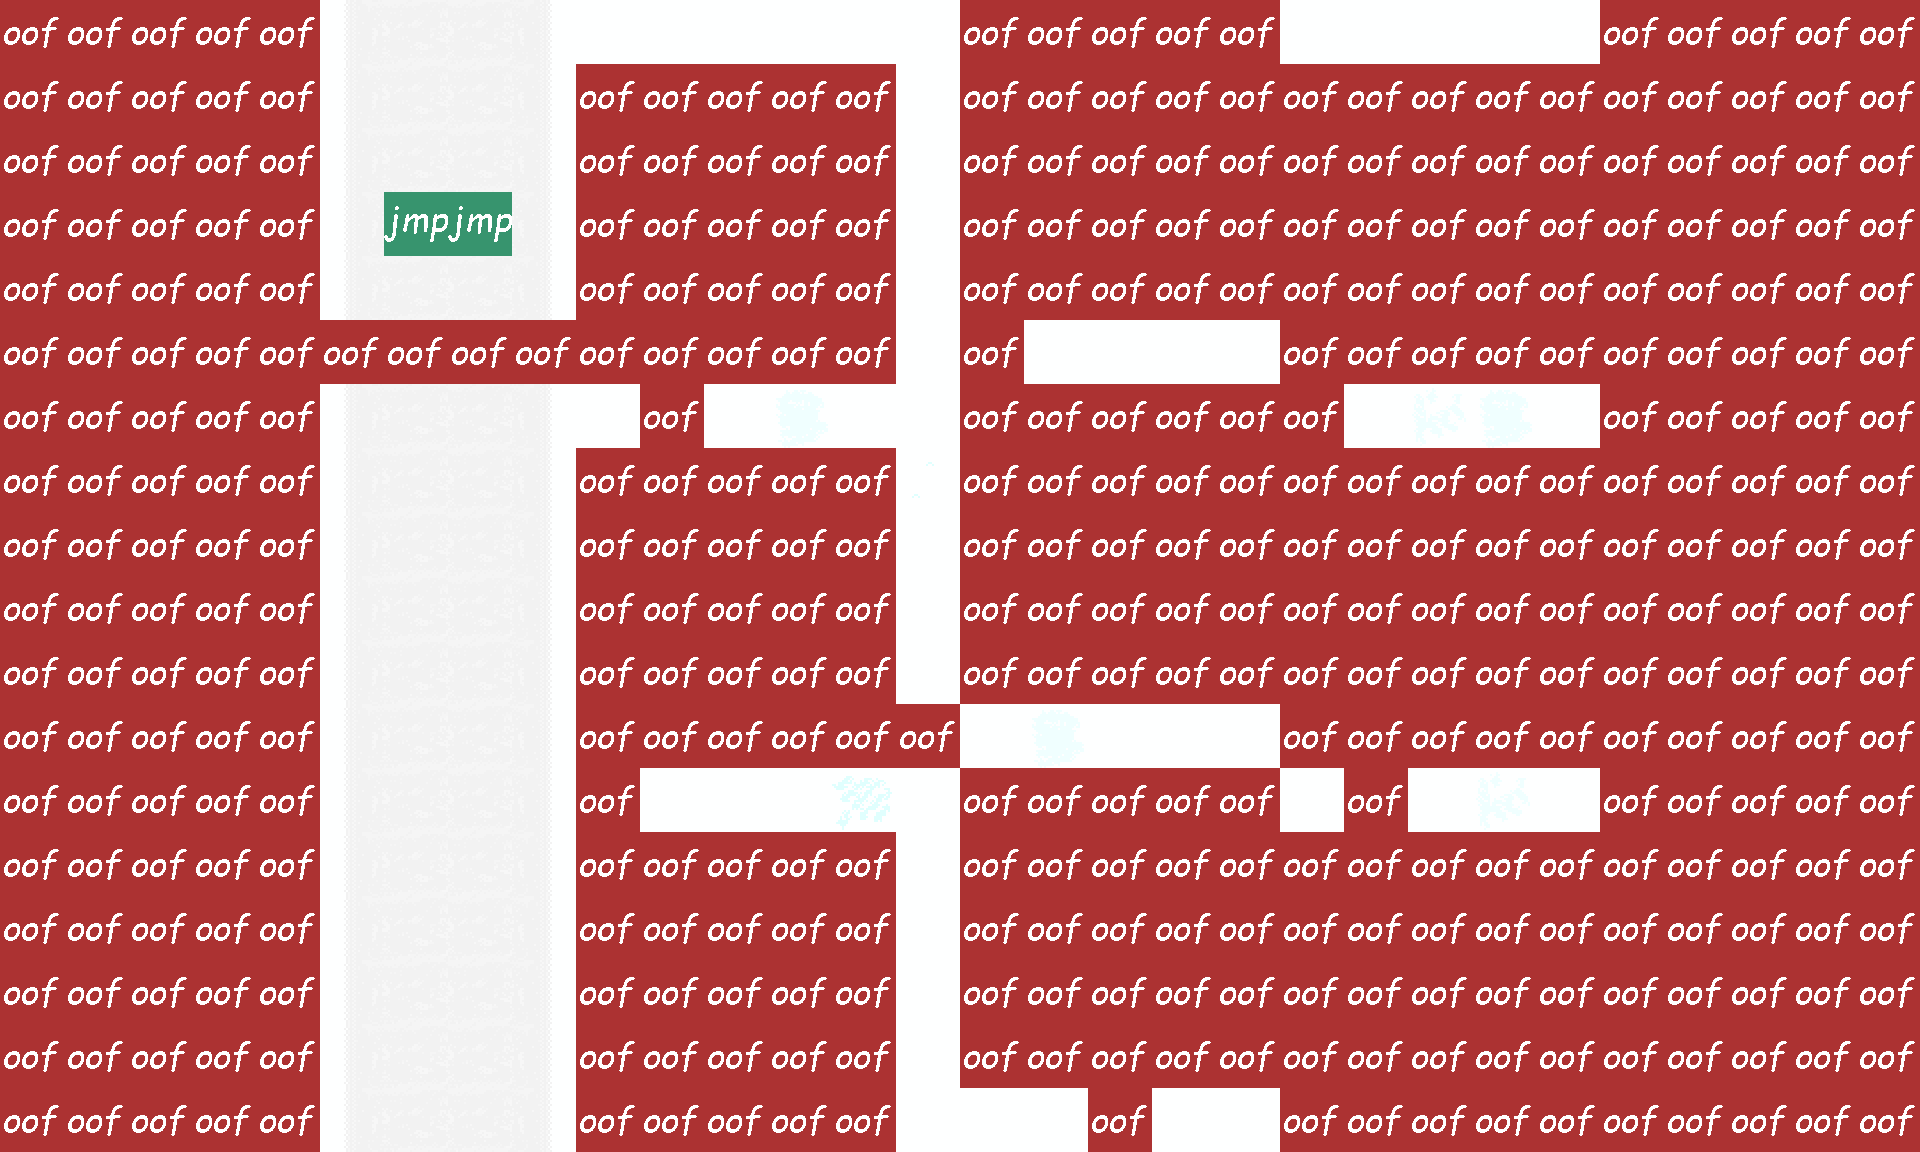

A level layout from a 2D game, rendered from its tile map. Below: a short description, then the map file with tile-grid data replaced by summaries:
An orthogonal 30x18 tile map with 64x64 px tiles, 4 tile layers (Snow, Background - LL, Object, Special), 8 hidden layers not drawn, 2 tilesets.

<map version="1.9" tiledversion="1.9.2" orientation="orthogonal" renderorder="right-down" width="30" height="18" tilewidth="64" tileheight="64" infinite="0" nextlayerid="13" nextobjectid="1">
 <tileset firstgid="1" source="Tilesets/SpecialTileset.tsx" />
 <tileset firstgid="5" source="Tilesets/BackgroundTileset.tsx" />
 <layer id="6" name="Snow" width="30" height="18">
  <data>[540 cells, 540 non-empty, 5 distinct tile ids]</data>
 </layer>
 <layer id="8" name="Background - RL" width="30" height="18" visible="0">
  <data>[540 cells, 104 non-empty, 7 distinct tile ids]</data>
 </layer>
 <layer id="12" name="Background - RC" width="30" height="18" visible="0">
  <data>[540 cells, 88 non-empty, 7 distinct tile ids]</data>
 </layer>
 <layer id="4" name="Background - RR" width="30" height="18" visible="0">
  <data>[540 cells, 72 non-empty, 3 distinct tile ids]</data>
 </layer>
 <layer id="10" name="Background - LR" width="30" height="18" visible="0">
  <data>[540 cells, 104 non-empty, 9 distinct tile ids]</data>
 </layer>
 <layer id="11" name="Background - LC" width="30" height="18" visible="0">
  <data>[540 cells, 88 non-empty, 9 distinct tile ids]</data>
 </layer>
 <layer id="5" name="Background - LL" width="30" height="18">
  <data>[540 cells, 72 non-empty, 3 distinct tile ids]</data>
 </layer>
 <layer id="9" name="Background - CR" width="30" height="18" visible="0">
  <data>[540 cells, 88 non-empty, 9 distinct tile ids]</data>
 </layer>
 <layer id="7" name="Background - CL" width="30" height="18" visible="0">
  <data>[540 cells, 88 non-empty, 7 distinct tile ids]</data>
 </layer>
 <layer id="1" name="Background - CC" width="30" height="18" visible="0">
  <data>[540 cells, 72 non-empty, 3 distinct tile ids]</data>
 </layer>
 <layer id="3" name="Object" width="30" height="18">
  <data>[540 cells, 418 non-empty, 50 distinct tile ids]</data>
 </layer>
 <layer id="2" name="Special" width="30" height="18">
  <data>[540 cells, 418 non-empty, 2 distinct tile ids]</data>
 </layer>
</map>